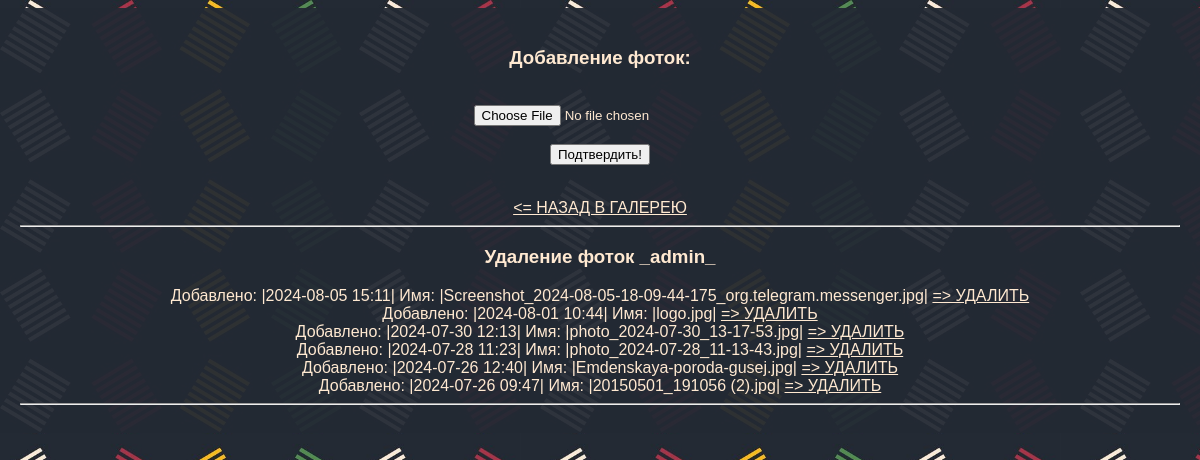
/gl/pic_adder.php (signed in), run on the app's committed database.
### tables this page shows
CREATE TABLE `pictures` (
  `id` int(11) NOT NULL,
  `img` varchar(255) DEFAULT NULL,
  `date` timestamp NOT NULL DEFAULT CURRENT_TIMESTAMP,
  `author` varchar(255) DEFAULT NULL
);

### gl/pic_adder.php (the view, shortened to what this page needs)
<head>
    <link rel="stylesheet" href="./manage.css">
</head>
<body>
    <div>
    <?php
    require_once '../logic/connectPDO.php';
    $author = $_SESSION['user']['login'];
    $pics = $pdo->query("SELECT * FROM pictures WHERE author = '$author' ORDER BY date DESC ")->fetchAll();
    ?>
    <h3>Добавление фоток:</h3>
    <form action="./picAddHandler.php" method="post" enctype="multipart/form-data">
        <br>
        <input class="input_file" name="imageGL" type="file" placeholder="Загрузите файл">
        <br>
        <br>
        <button type="submit">Подтвердить!</button>
    </form>
    <br>
    <a href="./gl.php">
        <= НАЗАД В ГАЛЕРЕЮ</a>
            <hr>
            <h3>Удаление фоток _<?= $author ?>_</h3>
            <?php
            foreach ($pics as $pic) {
                $imgLitl = substr($pic['img'], 22);
                $dateLitl = substr($pic['date'], 0, -3);
                echo 'Добавлено: |' . $dateLitl . '| Имя: |';
                echo $imgLitl . '|';
                echo ' <a href="./picDelHandler.php?id=';
                echo $pic['id'];
                echo '">=> УДАЛИТЬ</a> ';
                echo '<br>';
            ?>
            <?php } ?>
            <hr>
        </div>
</body>

### gl/manage.css (style rules this page uses)
body { margin-left: auto; margin-right: auto; text-align: center; font-family: 'Franklin Gothic Medium', 'Arial Narrow', Arial, sans-serif; background-repeat: repeat; background-attachment: fixed; background-image: url(../imgs/room_bg.jpg); background-size: 45%; color: rgb(255, 233, 209); min-height: 100vh; }
div { background-color: rgb(35, 42, 52,0.95); padding: 20px; margin: 0; }
a { color: rgb(255, 233, 209); }

### data on the page
pictures: date "2024-08-05 15:11", img "Screenshot_2024-08-05-18-09-44-175_org.telegram.messenger.jpg"
pictures: date "2024-08-01 10:44", img "logo.jpg"
pictures: date "2024-07-30 12:13", img "photo_2024-07-30_13-17-53.jpg"
pictures: date "2024-07-28 11:23", img "photo_2024-07-28_11-13-43.jpg"
pictures: date "2024-07-26 12:40", img "Emdenskaya-poroda-gusej.jpg"
pictures: date "2024-07-26 09:47", img "20150501_191056 (2).jpg"

### other printed values
$author "admin"
